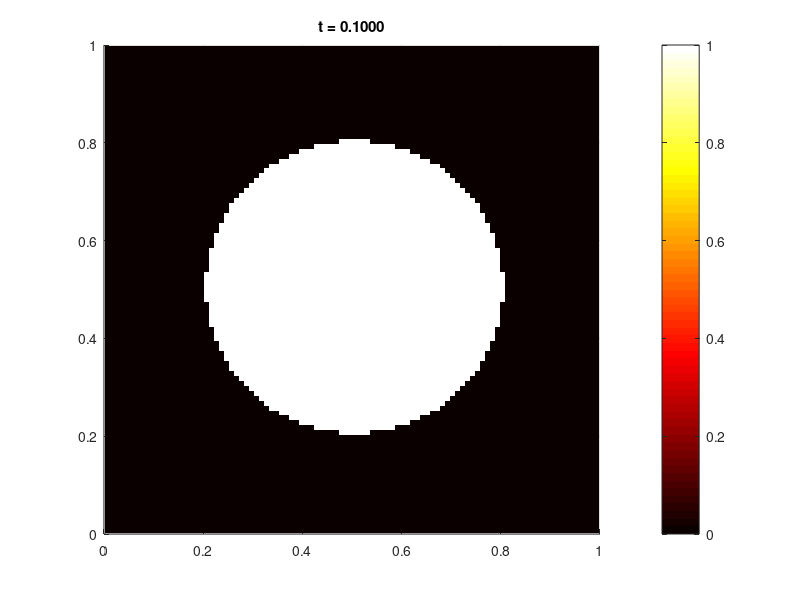

Here is the MATLAB script that generated this plot:
% generated by copilot! contains bugs!

% 2D heat equation (explicit FD)
clear, clc, close all

% Parameters
L = 1;             % domain size (square [0,L]x[0,L])
nx = 100;          % grid points in x
ny = 100;          % grid points in y
alpha = 1.0;       % thermal diffusivity
tfinal = 0.1;      % final time
output_dt = 0.002; % time between frames

% Grid
dx = L/(nx-1);
dy = L/(ny-1);
x = linspace(0,L,nx);
y = linspace(0,L,ny);
[X,Y] = meshgrid(x,y);

% Stability and time step (CFL)
dt_stable = 0.25 * min(dx^2,dy^2) / alpha; % conservative 2D CFL for explicit
dt = min(0.5*dt_stable, 1e-4);            % choose dt (ensure stability)
nt = ceil(tfinal/dt);
dt = tfinal/nt;                           % adjust dt to hit tfinal exactly

% Initial condition: hot Gaussian in center
u = zeros(ny,nx);
% u = exp(-50*((X-0.5*L).^2 + (Y-0.5*L).^2)));
u = ((((X-0.5*L).^2 + (Y-0.5*L).^2)) < .3^2) * 1.0;

% Dirichlet BC function (here kept zero on boundaries)
applyBC = @(U) U; % if nonzero BCs needed, modify boundary values here

% Precompute constants
rx = alpha*dt/dx^2;
ry = alpha*dt/dy^2;

if rx+ry > 0.5
    warning('Scheme may be unstable: rx+ry = %g > 0.5. Decrease dt or refine grid.', rx+ry);
end

% Visualization setup
figure('Color','w');
h = surf(X,Y,u,'EdgeColor','none');
axis([0 L 0 L 0 1]);
view(2); colorbar; colormap hot; title('t = 0.0');
drawnow

t = 0;
t_next_frame = output_dt;

% Time loop (explicit)
for it = 1:nt
    % interior update (vectorized)
    uxx = u(:,[2:end end]) - 2*u + u(:,[1 1:end-1]); % second diff in x (columns)
    uyy = u([2:end end],:) - 2*u + u([1 1:end-1],:); % second diff in y (rows)
    u = u + alpha*dt.*(uxx/dx^2 + uyy/dy^2);

    % enforce Dirichlet BCs (zero)
    u(1,:)   = 0; u(end,:) = 0;
    u(:,1)   = 0; u(:,end) = 0;
    u = applyBC(u);

    t = t + dt;

    % output frame
    if t >= t_next_frame - 1e-12 || it==nt
        set(h,'ZData',u);
        title(sprintf('t = %.4f', t));
        caxis([0 1]);
        drawnow
        t_next_frame = t_next_frame + output_dt;
    end
end
